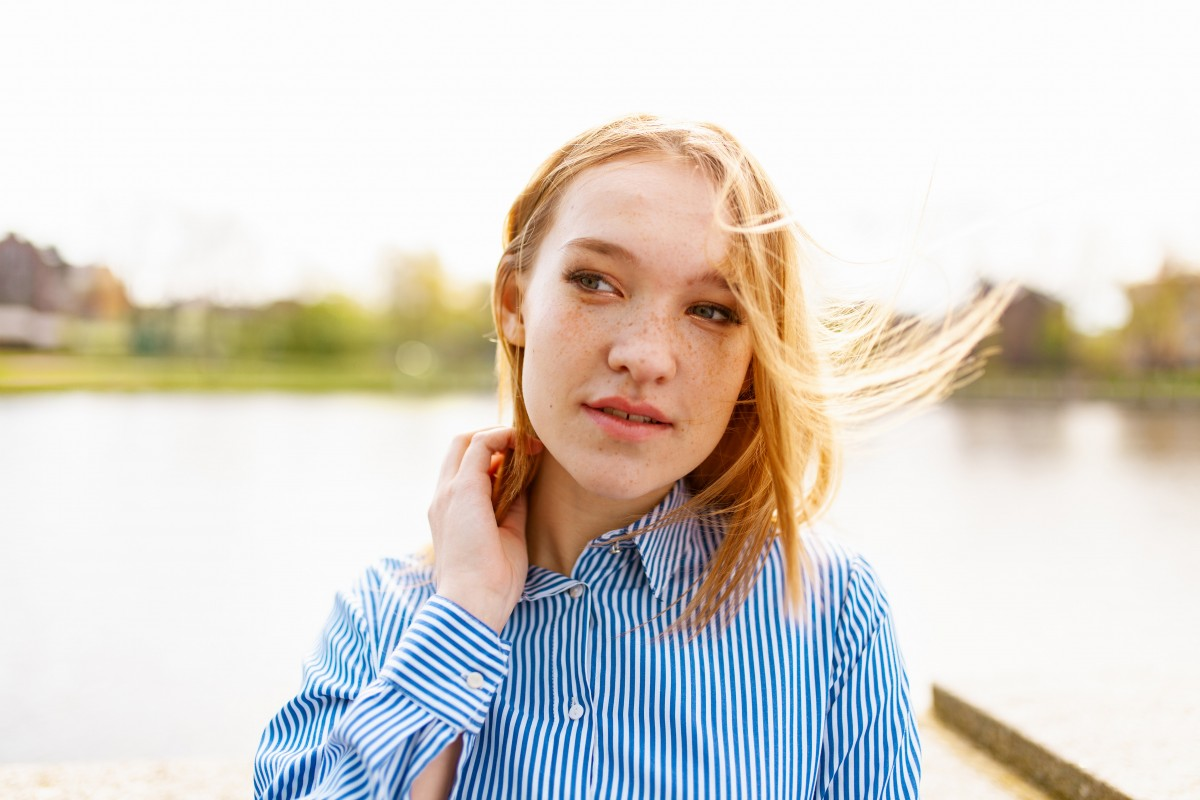
#> input picture Photo1.jpeg, 1200 x 800 px
$ python FaceDetect.py Photo1.jpeg
#> lines starting #> are read from the running program, lines starting #| are printed output that depends on the picture; after the words box and inside, x2 and y2 are one past the last pixel; in counts of white or black regions, pixels touching at a corner belong together
import cv2
import sys
import os


class FaceIdentification:
    def __init__(self):
        # filePath of the frontal face classifier
        face_classifier = os.path.abspath("haarcascade_frontalface_default.xml")
        # Create the haar cascade
        self.faceCascade = cv2.CascadeClassifier(face_classifier)

    def extractFaces(self, image):
        # Convert to gray to faster processing
        gray = cv2.cvtColor(image, cv2.COLOR_BGR2GRAY)
        # Detect faces in the image
        faces = self.faceCascade.detectMultiScale(
            gray,
            scaleFactor=1.25,
            minNeighbors=5,
            minSize=(30, 30)
        )
        return faces

    def printFaces(self, faces, image):
        # Text about faces found
        text = "Faces found: "+ str(len(faces))
        # Draw a rectangle around the faces
        for (x, y, w, h) in faces:
            cv2.rectangle(image, (x, y), (x+w, y+h), (0,255,0), 2)
            # plotting bounding ellipse
            #center = (x + w//2, y + h//2)
            #cv2.ellipse(image, center, (w//2, h//2), 0, 0, 360, (255, 0, 255), 4)
        cv2.putText(image, text, (300,50), cv2.FONT_HERSHEY_COMPLEX, 1, (0,0,255), 2)
        cv2.imshow("Face Detection", image)

if __name__ == '__main__':
    faceIdent = FaceIdentification()
    image = cv2.imread(sys.argv[1])
#> image is the input picture: shape (800, 1200, 3); mean B, G, R 205.7, 212, 216.5
    faces = faceIdent.extractFaces(image)
#> in extractFaces, `gray = cv2.cvtColor(image, cv2.COLOR_BGR2GRAY)`:
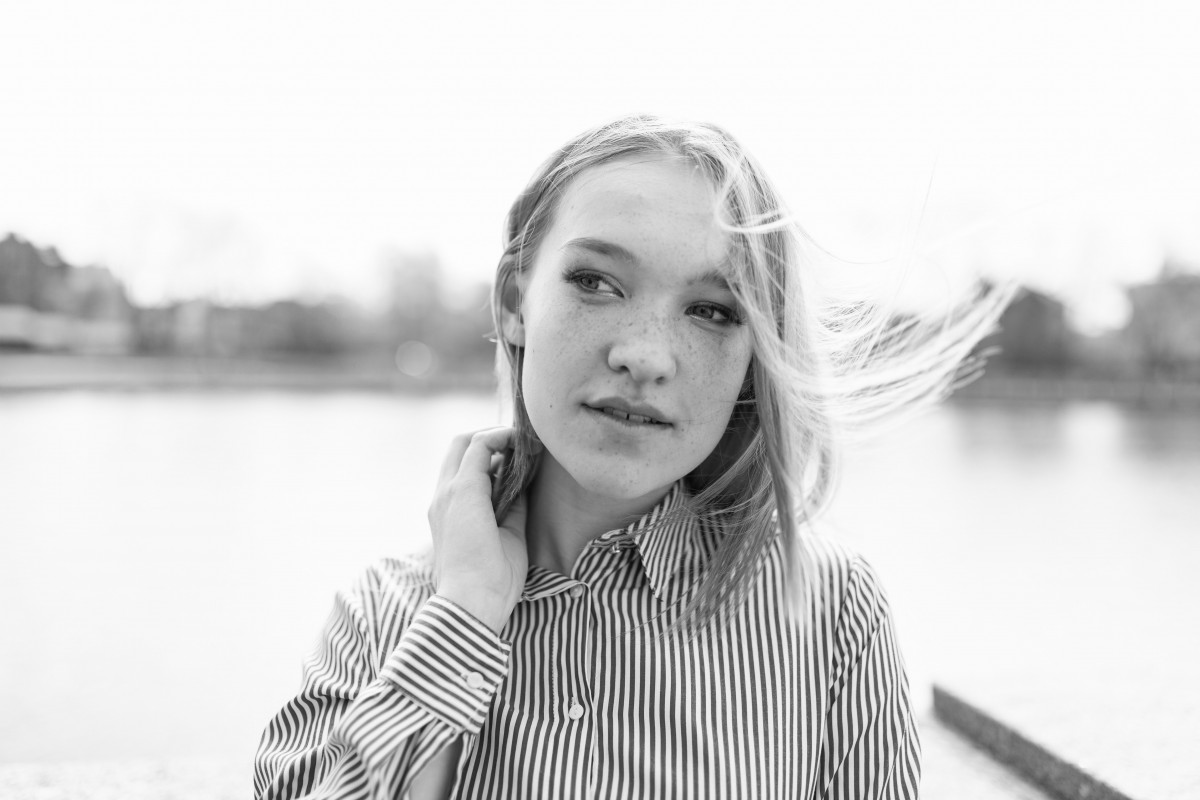
#> gray: shape (800, 1200); min 7, max 255, mean 212.6
#> in extractFaces, `faces = self.faceCascade.detectMultiScale( gray, scaleFactor=1.25, min..`: faces = [[492, 185, 304, 304]]
#> faces = [[492, 185, 304, 304]]
    faceIdent.printFaces(faces, image)
#> in printFaces, `text = "Faces found: "+ str(len(faces))`: text = 'Faces found: 1'
#> the loop in printFaces, `for (x, y, w, h) in faces:` made 1 pass
#> after the loop in printFaces, `for (x, y, w, h) in faces:`:
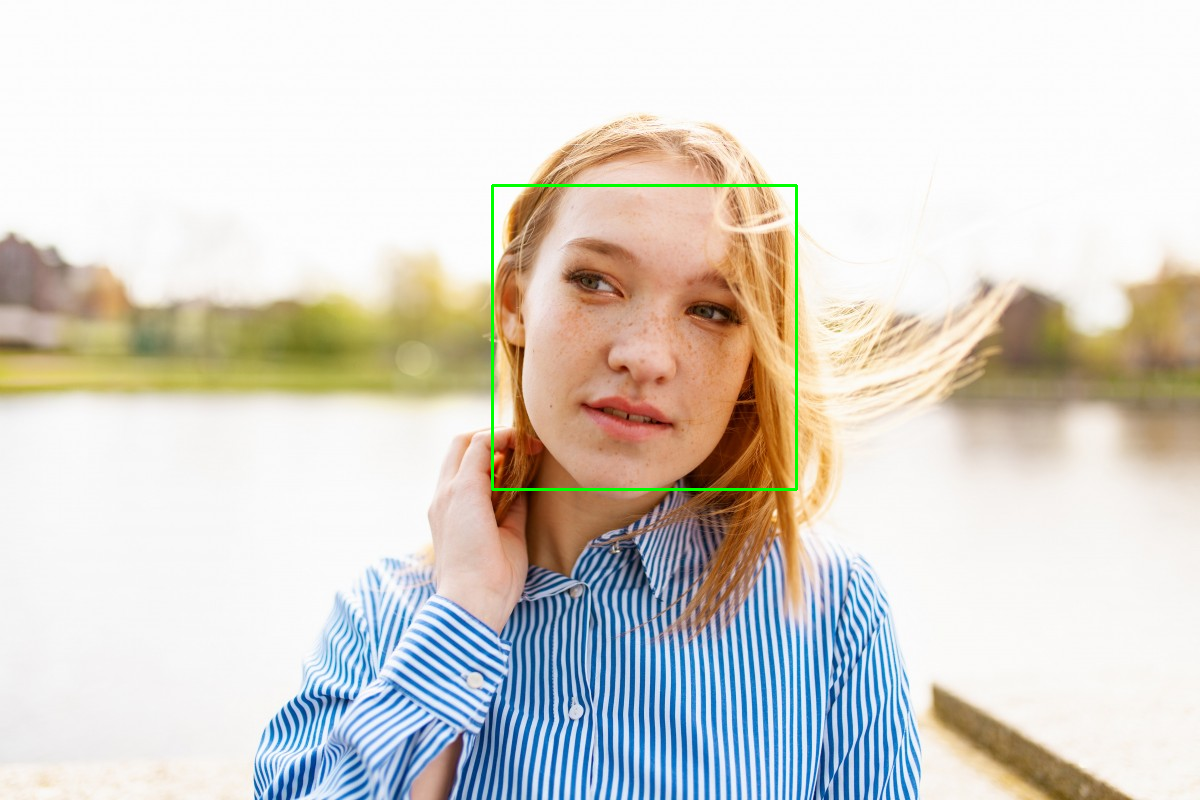
#> image: shape (800, 1200, 3); 0.38% of pixels changed, all inside (x1, y1, x2, y2) = (491, 184, 798, 491)
#> in printFaces, `cv2.putText(image, text, (300,50), cv2.FONT_HERSHEY_COMPLEX, 1, (0,0,2..`:
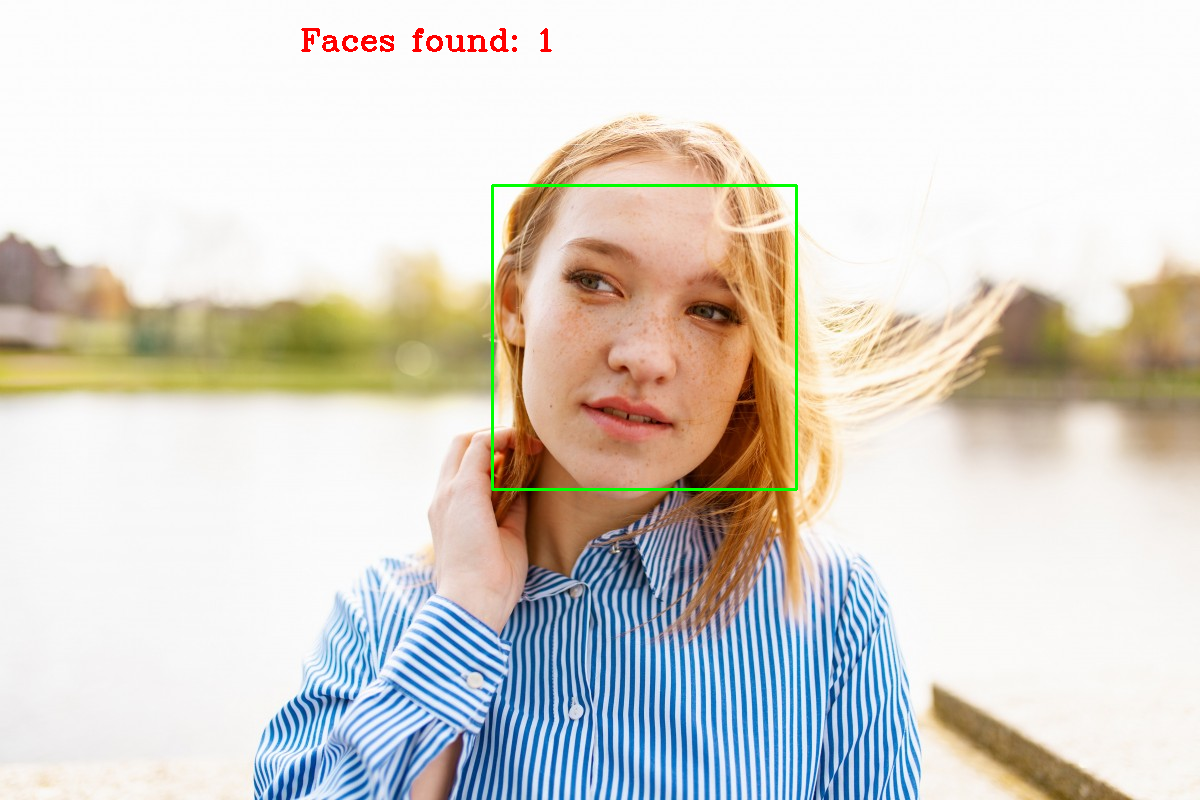
#> image: shape (800, 1200, 3); 0.2% of pixels changed, all inside (x1, y1, x2, y2) = (301, 28, 552, 52)
    cv2.waitKey(0)
    cv2.destroyAllWindows()

$ run again, on Photo3.jpeg
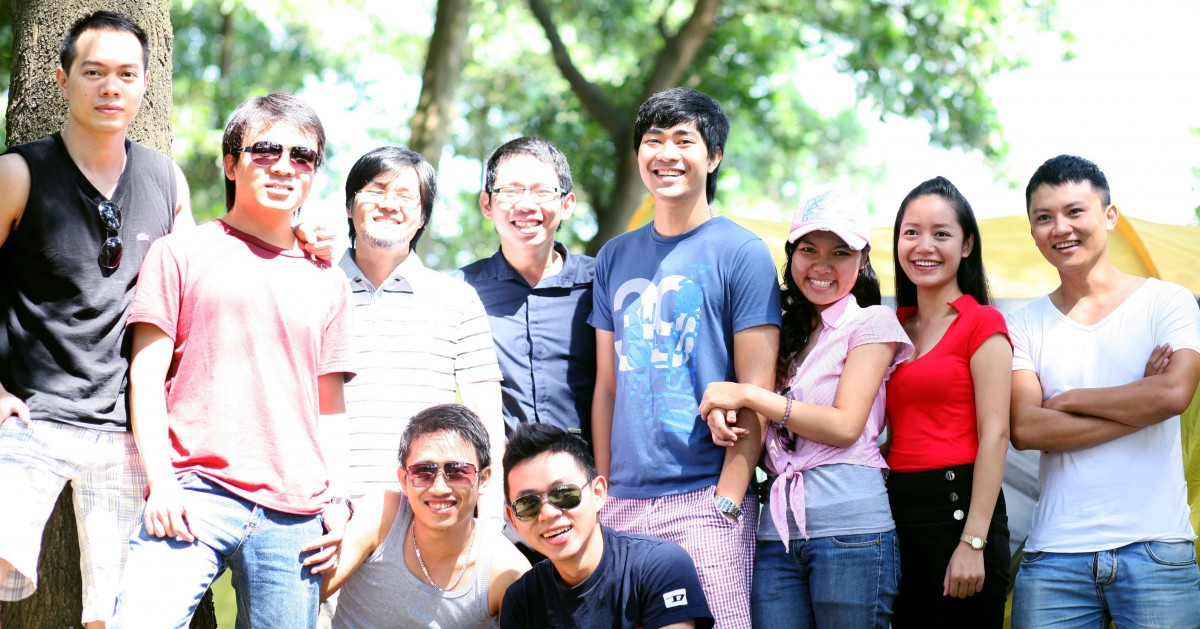
#> input picture Photo3.jpeg, 1200 x 629 px
#> image is the input picture: shape (629, 1200, 3); mean B, G, R 167.3, 169.8, 173.6
#> in extractFaces, `gray = cv2.cvtColor(image, cv2.COLOR_BGR2GRAY)`:
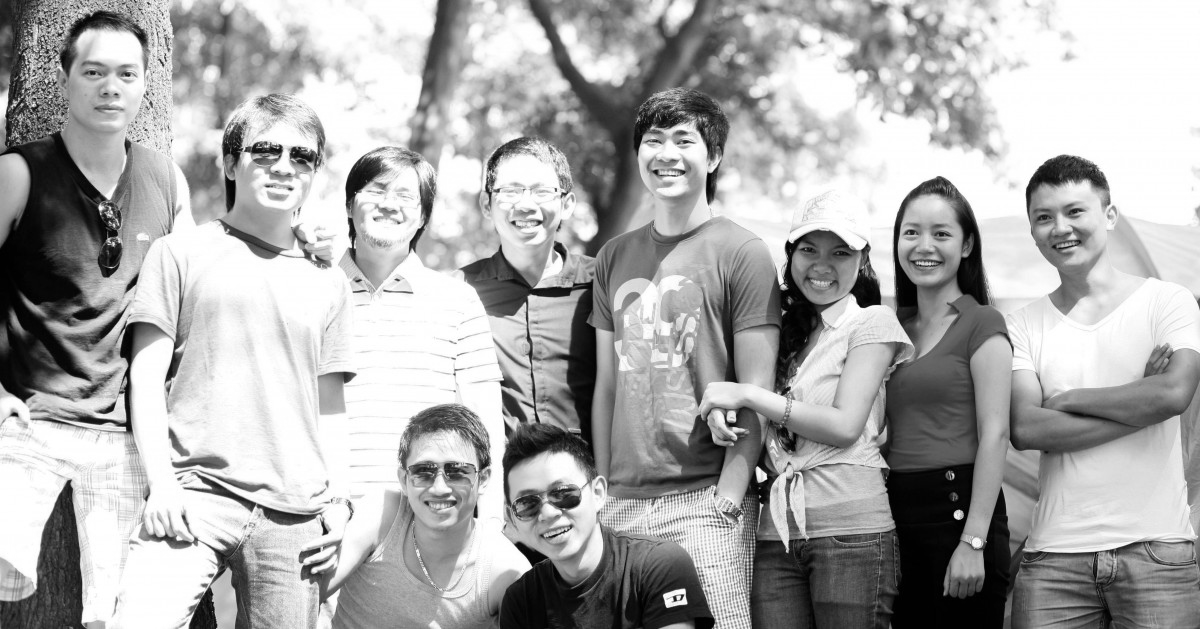
#> gray: shape (629, 1200); min 0, max 255, mean 170.6
#> in extractFaces, `faces = self.faceCascade.detectMultiScale( gray, scaleFactor=1.25, min..`: faces = [[630, 111, 78, 78], [483, 153, 96, 96], [888, 201, 80, 80], [61, 36, 96, 96], [1018, 181, 85, 85], [393, 435, 99, 99], [228, 112, 112, 112], [492, 458, 114, 114]]
#> text = 'Faces found: 8'
#> the loop in printFaces, `for (x, y, w, h) in faces:` made 8 passes
#> in printFaces, `cv2.putText(image, text, (300,50), cv2.FONT_HERSHEY_COMPLEX, 1, (0,0,2..`:
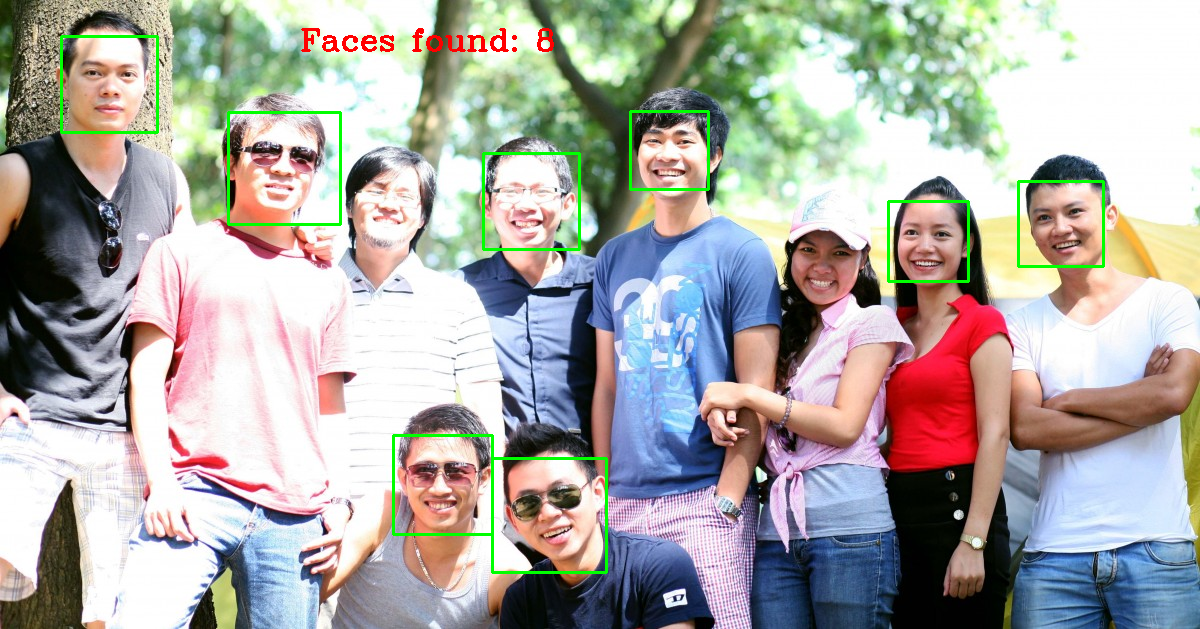
#> image: shape (629, 1200, 3); mean B, G, R 165, 170.3, 171.7
